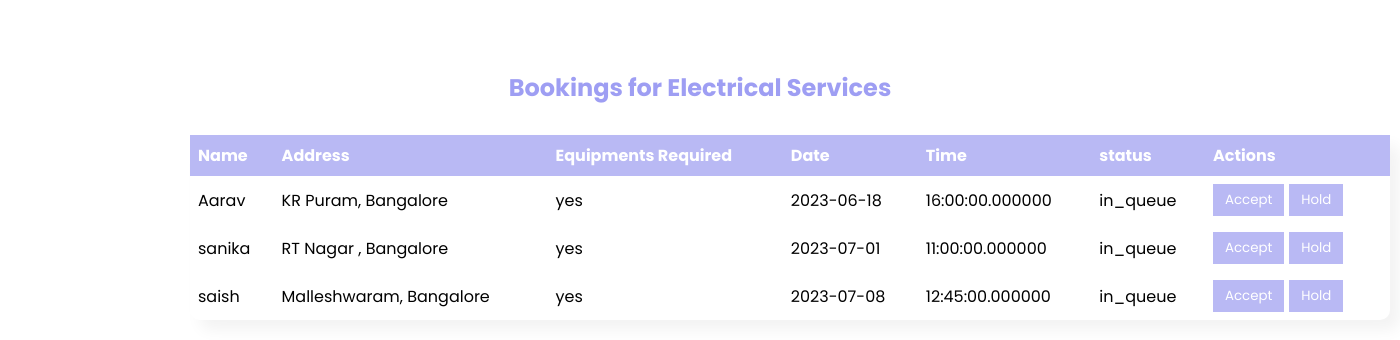
The page /src/adminlogin/admin_dashboard/electric_booking/display.php on the database its author committed.
### tables this page shows
CREATE TABLE `electric_details` (
  `id` int(11) NOT NULL,
  `name` varchar(50) NOT NULL,
  `date` date NOT NULL,
  `time` time(6) NOT NULL,
  `equip` enum('no','yes') NOT NULL,
  `address` varchar(100) NOT NULL,
  `status` enum('in_queue','accepted') NOT NULL
);

### src/adminlogin/admin_dashboard/electric_booking/display.php (the view, shortened to what this page needs)
<!DOCTYPE html>
<html>
<head>
  <link rel="stylesheet" type="text/css" href="style.css">
</head>
<body>
  <div class="table-container">
    <h2>Bookings for Electrical Services</h2>
    <table>
      <thead>
        <tr>
          <th>Name</th>
          <th>Address</th>
          <th>Equipments Required</th>
          <th>Date</th>
          <th>Time</th>
          <th>status</th>
          <th>Actions</th>
        </tr>
      </thead>
      <tbody>
        <?php
          $servername = "localhost";
          $username = "root";
          $password = "";
          $dbname = "domestick";
          $conn = new mysqli($servername, $username, $password, $dbname);
          $sql = "SELECT * FROM electric_details";
          $result = $conn->query($sql);
          if ($result->num_rows > 0) {
            while ($row = $result->fetch_assoc()) {
              echo "<tr>";
              echo "<td>" . $row["name"] . "</td>";
              echo "<td>" . $row["address"] . "</td>";
              echo "<td>" . $row["equip"] . "</td>";
              echo "<td>" . $row["date"] . "</td>";
              echo "<td>" . $row["time"] . "</td>";
              echo "<td>" . $row["status"] . "</td>";
              echo "<td><button class='btn-accept'>Accept</button><button class='btn-hold'>Hold</button></td>";
              echo "</tr>";
            }
          } else {
            echo "<tr><td colspan='6'>No data available</td></tr>";
          }
        ?>
      </tbody>
    </table>
  </div>
</body>
</html>

### src/adminlogin/admin_dashboard/electric_booking/style.css (style rules this page uses)
* { margin: 0; padding: 0; outline: none; border: none; text-decoration: none; box-sizing: border-box; font-family: "Poppins", sans-serif; }
.table-container { margin: 0 auto; text-align: center; }
h2 { margin-top: 70px; margin-bottom: 30px; color: #9e9ef3; }
table { border-collapse: collapse; text-align: left; justify-content: center; margin-left: 190px; border-radius: 10px; width: 1200px; box-shadow: 10px 10px 15px rgba(0,0,0,0.05); }
th, td { padding: 8px; }
thead { background-color: #b9b9f4; color: white; }
.btn-hold, .btn-accept { padding: 6px 12px; margin-right: 5px; background-color: #b9b9f4; color: white; border: none; cursor: pointer; }

### rows shown on the page
electric_details: name "Aarav", address "KR Puram, Bangalore", equip "yes", date "2023-06-18", time "16:00:00.000000", status "in_queue"
electric_details: name "sanika", address "RT Nagar , Bangalore", equip "yes", date "2023-07-01", time "11:00:00.000000", status "in_queue"
electric_details: name "saish", address "Malleshwaram, Bangalore", equip "yes", date "2023-07-08", time "12:45:00.000000", status "in_queue"
